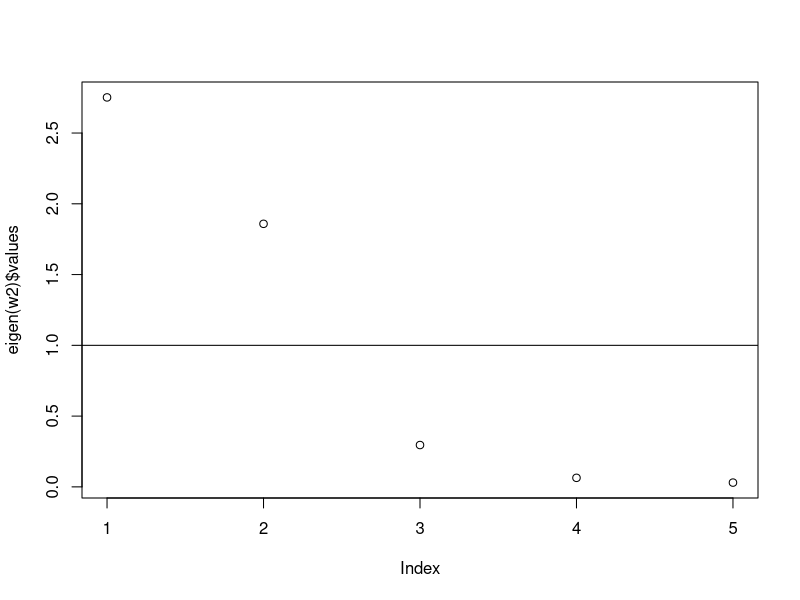

Write R code to recreate this figure.
jap_score <- c(93, 100, 84, 70, 70, 66, 74, 74, 76, 79)
soci_score <- c(100, 98, 84, 73, 72, 68, 70, 75, 77, 88)
sci_score <- c(89, 89, 99, 92, 89, 95, 96, 95, 92, 100)
engl_score <- c(84, 95, 85, 66, 66, 57, 93, 70, 78, 86)
mathm_score <- c(77, 86, 100, 77, 75, 82, 88, 79, 83, 100)
name_score <- c("A", "B", "C", "D", "E", "F", "G", "H", "I", "J")
inshi_mat <- cbind(jap_score, soci_score, sci_score, engl_score, mathm_score)
head(inshi_mat)

row.names(inshi_mat) <- name_score
head(inshi_mat)
w2 <- cor(inshi_mat)
plot(eigen(w2)$values); abline(h=1)
